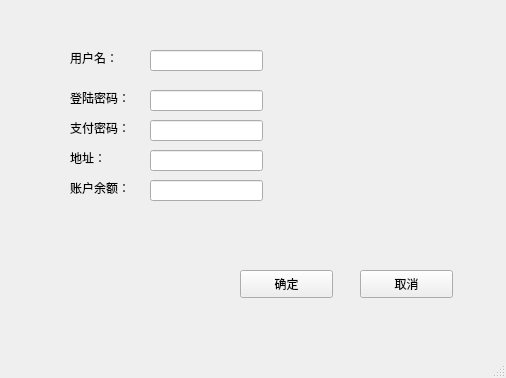
<?xml version="1.0" encoding="UTF-8"?>
<ui version="4.0">
 <class>UserRegister</class>
 <widget class="QMainWindow" name="UserRegister">
  <property name="geometry">
   <rect>
    <x>0</x>
    <y>0</y>
    <width>506</width>
    <height>378</height>
   </rect>
  </property>
  <property name="windowTitle">
   <string>MainWindow</string>
  </property>
  <property name="styleSheet">
   <string notr="true">font: 9pt &quot;微软雅黑&quot;;</string>
  </property>
  <widget class="QWidget" name="centralwidget">
   <widget class="QPushButton" name="surepushButton">
    <property name="geometry">
     <rect>
      <x>240</x>
      <y>270</y>
      <width>93</width>
      <height>28</height>
     </rect>
    </property>
    <property name="text">
     <string>确定</string>
    </property>
   </widget>
   <widget class="QLabel" name="userNameLabel">
    <property name="geometry">
     <rect>
      <x>70</x>
      <y>50</y>
      <width>72</width>
      <height>15</height>
     </rect>
    </property>
    <property name="text">
     <string>用户名：</string>
    </property>
   </widget>
   <widget class="QPushButton" name="cancelpushButton">
    <property name="geometry">
     <rect>
      <x>360</x>
      <y>270</y>
      <width>93</width>
      <height>28</height>
     </rect>
    </property>
    <property name="text">
     <string>取消</string>
    </property>
   </widget>
   <widget class="QLabel" name="balanceLabel">
    <property name="geometry">
     <rect>
      <x>70</x>
      <y>150</y>
      <width>72</width>
      <height>15</height>
     </rect>
    </property>
    <property name="text">
     <string>地址：</string>
    </property>
   </widget>
   <widget class="QLineEdit" name="addresslineEdit">
    <property name="geometry">
     <rect>
      <x>150</x>
      <y>150</y>
      <width>113</width>
      <height>21</height>
     </rect>
    </property>
   </widget>
   <widget class="QLabel" name="passWordLabel">
    <property name="geometry">
     <rect>
      <x>70</x>
      <y>90</y>
      <width>72</width>
      <height>15</height>
     </rect>
    </property>
    <property name="text">
     <string>登陆密码：</string>
    </property>
   </widget>
   <widget class="QLineEdit" name="userNamelineEdit">
    <property name="geometry">
     <rect>
      <x>150</x>
      <y>50</y>
      <width>113</width>
      <height>21</height>
     </rect>
    </property>
   </widget>
   <widget class="QLineEdit" name="passwordlineEdit">
    <property name="geometry">
     <rect>
      <x>150</x>
      <y>90</y>
      <width>113</width>
      <height>21</height>
     </rect>
    </property>
   </widget>
   <widget class="QLabel" name="labelPayPsd">
    <property name="geometry">
     <rect>
      <x>70</x>
      <y>120</y>
      <width>72</width>
      <height>15</height>
     </rect>
    </property>
    <property name="text">
     <string>支付密码：</string>
    </property>
   </widget>
   <widget class="QLineEdit" name="lineEditPayPsd">
    <property name="geometry">
     <rect>
      <x>150</x>
      <y>120</y>
      <width>113</width>
      <height>21</height>
     </rect>
    </property>
   </widget>
   <widget class="QLabel" name="label_2">
    <property name="geometry">
     <rect>
      <x>70</x>
      <y>180</y>
      <width>72</width>
      <height>15</height>
     </rect>
    </property>
    <property name="text">
     <string>账户余额：</string>
    </property>
   </widget>
   <widget class="QLineEdit" name="lineEditBalance">
    <property name="geometry">
     <rect>
      <x>150</x>
      <y>180</y>
      <width>113</width>
      <height>21</height>
     </rect>
    </property>
   </widget>
  </widget>
  <widget class="QMenuBar" name="menubar">
   <property name="geometry">
    <rect>
     <x>0</x>
     <y>0</y>
     <width>506</width>
     <height>26</height>
    </rect>
   </property>
  </widget>
  <widget class="QStatusBar" name="statusbar"/>
 </widget>
 <resources/>
 <connections/>
</ui>
